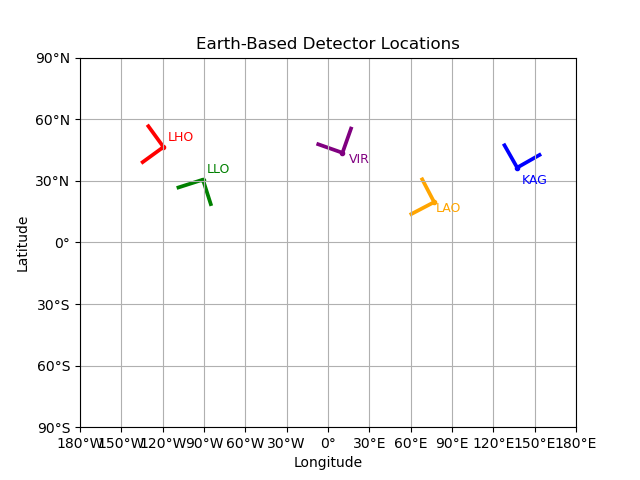

Source code (Python):
import numpy as np
import matplotlib.pyplot as plt

import pandas as pd

detectors = pd.read_csv (r'detectors_params.csv')
detectors = detectors[0:5]

names = pd.DataFrame(detectors, columns= ['name'])['name']
latitudes = pd.DataFrame(detectors, columns= ['North lat'])['North lat']
longitudes = pd.DataFrame(detectors, columns= ['East lon'])['East lon']
arms1 = pd.DataFrame(detectors, columns= ['arm1 azimuth'])['arm1 azimuth']
arms2 = pd.DataFrame(detectors, columns= ['arm2 azimuth'])['arm2 azimuth']

latitudes = latitudes*180/np.pi
for k in range(len(detectors)):
    if longitudes[k]>np.pi:
        longitudes[k]=longitudes[k]-2*np.pi
longitudes = longitudes*180/np.pi

fig = plt.figure()

plt.title('Earth-Based Detector Locations')

plt.xlabel('Longitude')
plt.xlim(-180,180)
xticks = [str(n)+'°W' for n in range(180,0,-30)]
xticks += ['0°']
xticks += [str(n)+'°E' for n in range(30,210,30)]
lon_axis = np.arange(-180,210,30)
plt.xticks(lon_axis,xticks)

plt.ylabel('Latitude')
plt.ylim(-90,90)
yticks = [str(n)+'°S' for n in range(90,0,-30)]
yticks += ['0°']
yticks += [str(n)+'°N' for n in range(30,120,30)]
lat_axis = np.arange(-90,120,30)
plt.yticks(lat_axis,yticks)

colors = ['red','green','purple','blue','orange','black']
loc_txt = [[3,3],[3,3],[5,-5],[3,-8],[1,-5],[10,10]]
for k in range(len(detectors)):
    plt.scatter(longitudes[k],latitudes[k],marker='.',color=colors[k])
    plt.text(longitudes[k]+loc_txt[k][0], latitudes[k]+loc_txt[k][1], names[k], fontsize=9,color=colors[k])
    direction1 = [np.sin(arms1[k]),np.cos(arms1[k])]
    plt.quiver(longitudes[k],latitudes[k],direction1[0],direction1[1],color=colors[k],headlength=0,headwidth=1)
    direction2 = [np.sin(arms2[k]),np.cos(arms2[k])]
    plt.quiver(longitudes[k],latitudes[k],direction2[0],direction2[1],color=colors[k],headlength=0,headwidth=1)
    
plt.grid(True)

fig_name = 'detector_map.png';
plt.savefig(fig_name)
fig_name = 'detector_map.pdf';
plt.savefig(fig_name)

plt.show()
